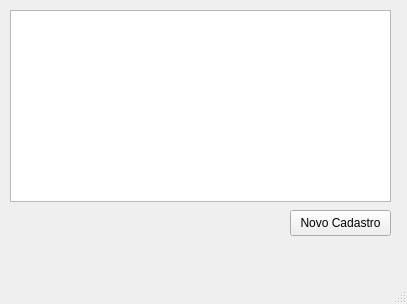
<?xml version="1.0" encoding="UTF-8"?>
<ui version="4.0">
 <class>MainWindow</class>
 <widget class="QMainWindow" name="MainWindow">
  <property name="geometry">
   <rect>
    <x>0</x>
    <y>0</y>
    <width>407</width>
    <height>304</height>
   </rect>
  </property>
  <property name="windowTitle">
   <string>Tela principal</string>
  </property>
  <widget class="QWidget" name="centralwidget">
   <widget class="QTableWidget" name="tbl_dados">
    <property name="geometry">
     <rect>
      <x>10</x>
      <y>10</y>
      <width>381</width>
      <height>192</height>
     </rect>
    </property>
   </widget>
   <widget class="QPushButton" name="btn_abrir">
    <property name="geometry">
     <rect>
      <x>290</x>
      <y>210</y>
      <width>101</width>
      <height>26</height>
     </rect>
    </property>
    <property name="text">
     <string>Novo Cadastro</string>
    </property>
   </widget>
  </widget>
  <widget class="QMenuBar" name="menubar">
   <property name="geometry">
    <rect>
     <x>0</x>
     <y>0</y>
     <width>407</width>
     <height>33</height>
    </rect>
   </property>
  </widget>
  <widget class="QStatusBar" name="statusbar"/>
 </widget>
 <resources/>
 <connections/>
</ui>
